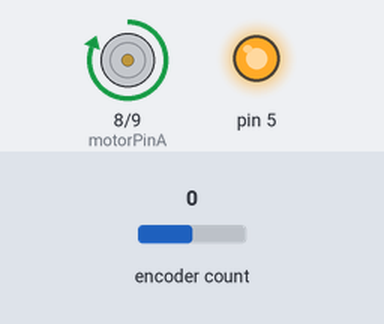
Bench run of a sketch on a simulated Arduino Uno, built with avr-gcc and run on an emulated ATmega328P. Shown: motor-driver pin pairs drawn as motors (green arrow = first pin HIGH = forward, orange = second pin HIGH = backward, longer = more drive), output pins drawn as LEDs (lit = HIGH). The inputs (shaded band) are chosen by the test bench; at power-on: encoder count 0. What the sketch prints to the serial monitor is not drawn.

Above: at 0.2 s.
Timing chart, 0 to 1.7 s (numbered marks = the images above):
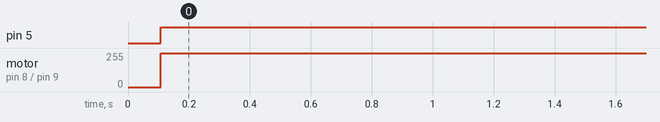

The sketch:

Constant_RPM_PID.ino
```cpp
#include <PID_v1_bc.h>
#include <Encoder.h>

// Motor and encoder setup
const int motorPinA = 8;
const int motorPinB = 9;
const int encoderPinA = 3;
const int encoderPinB = 2;
Encoder encoder(encoderPinA, encoderPinB);

// PID setup for constant motor speed
const double desiredRPM = 400;
const double countsPerRevolution = 900;
double Setpoint, Input, Output;
double Kp = 0.5, Ki = 5, Kd = 0.01;
PID myPID(&Input, &Output, &Setpoint, Kp, Ki, Kd, DIRECT);

unsigned long previousMillis = 0;
long previousEncoderCount = 0;
int revolutions = 0;
bool motorRunning = true;
unsigned long pauseStartTime = 0;
const unsigned long pauseDuration = 1000; // Pause duration in milliseconds

void setup() {
  Serial.begin(19200);

  // Configure PID
  Setpoint = desiredRPM;
  Serial.print(Setpoint);
  myPID.SetMode(AUTOMATIC);
  myPID.SetSampleTime(100);
  myPID.SetOutputLimits(0, 255);

  // Motor pins
  pinMode(motorPinA, OUTPUT);
  pinMode(motorPinB, OUTPUT);
}

void loop() {
  Serial.println();
  unsigned long currentMillis = millis();
  unsigned long deltaTime = currentMillis - previousMillis;

  if (deltaTime >= 100) {
    // Read encoder value and calculate counts per second
    long currentEncoderCount = encoder.read();
    long deltaEncoderCount = currentEncoderCount - previousEncoderCount;
    previousEncoderCount = currentEncoderCount;
    double countsPerSecond = (deltaEncoderCount / (double)deltaTime) * 1000;

    // Calculate current RPM
    Input = (countsPerSecond / countsPerRevolution) * 60;
    Serial.print("Input: ");
    Serial.println(Input);

    // Check if motor is paused
    if (!motorRunning && (currentMillis - pauseStartTime) >= pauseDuration) {
      motorRunning = true;
      encoder.write(0); // Reset the encoder count
      previousEncoderCount = 0;
    }

    // Compute PID if motor is running
    if (motorRunning) {
      myPID.Compute();
    } else {
      Output = 0;
    }

    // Control motor
    controlMotor(Output);
    Serial.print("PID OUTPUT (PWM): ");
    Serial.println(Output);

    // Print current encoder speed, encoder value, and RPM
    Serial.print("Encoder Speed (counts/s): ");
    Serial.print(countsPerSecond);
    Serial.print(" | Encoder Value: ");
    Serial.print(currentEncoderCount);
    Serial.print(" | RPM: ");
    Serial.println(Input);

    // Update revolution counter
    revolutions = currentEncoderCount / countsPerRevolution;
    Serial.print("Revolutions: ");
    Serial.println(revolutions);

    if (revolutions >= 20 && motorRunning) {
      motorRunning = false;
      pauseStartTime = currentMillis;
    }

    previousMillis = currentMillis;
  }
}

void controlMotor(int speed) {
  if (speed > 0) {
    digitalWrite(motorPinA, HIGH);
    digitalWrite(motorPinB, LOW);
    analogWrite(5, speed);
  } else {
    digitalWrite(motorPinA, LOW);
    digitalWrite(motorPinB, LOW);
    analogWrite(5, 0);
  }
}
```

Measured:
- by itself, pin 5: LOW → HIGH at 0.11 s
- by itself, motor on pin 8 (motorPinA) / pin 9 (motorPinB): stopped → forward 255/255 at 0.11 s
